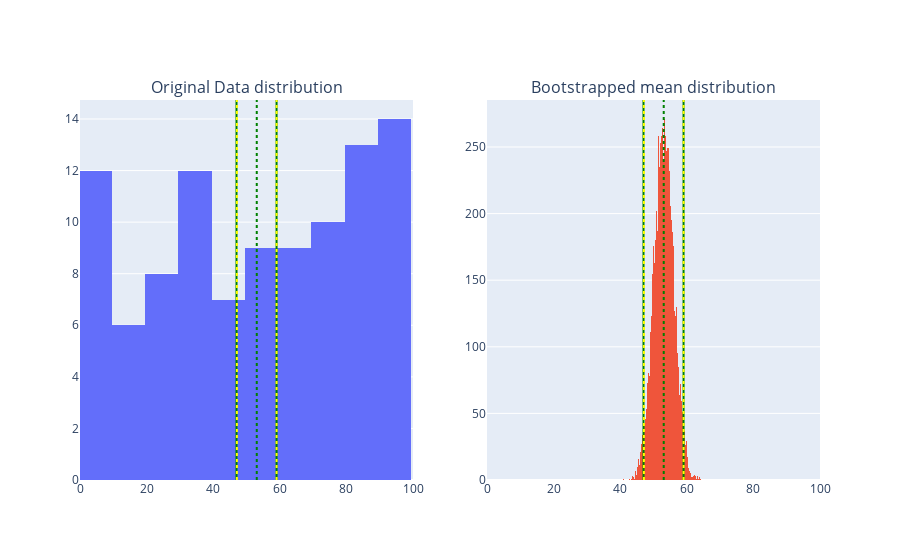

Notebook code for this chart:
### Markdown cell above
## 4. The "Pre-lecture" video (above) mentioned that bootstrap confidence intervals could apply to other statistics of the sample, such as the "median". Work with a ChatBot to create code to produce a 95% bootstrap confidence interval for a population mean based on a sample that you have and comment the code to demonstrate how the code can be changed to produce a 95% bootstrap confidence interval for different population parameter (other than the population mean, such as the population median).

Session link with ChatGPT: https://chatgpt.com/share/66f9e917-13fc-8012-ade7-59835d582b6e

### Code cell
import pandas as pd
import numpy as np
import plotly.express as px
from plotly.subplots import make_subplots
import plotly.graph_objects as go

# Set the size and range of the original sample
sample_size = 100
value_range = [0, 100]

# Generate the original data using parameters above
original_sample = np.random.choice(value_range[1], sample_size) - value_range[0]

# Set the number of bootstrapping repetitions
bootstrap_amount = 10000
bootstrapped_data = np.array([])
for _ in range(bootstrap_amount):
    # Create a bootstrapped population sampling from the orignal data with replacement
    bootstrapped_sample = np.random.choice(original_sample, sample_size)
    bootstrapped_data = np.append(bootstrapped_data, bootstrapped_sample.mean()) # Here you can change the value you are attempting to calculate
    # Example: bootstrapped_data = np.append(bootstrapped_data, bootstrapped_sample.median())

fig = make_subplots(rows=1, cols=2, subplot_titles=("Original Data distribution", "Bootstrapped mean distribution"))

fig.add_trace(go.Histogram(x=original_sample), row=1, col=1)
fig.add_trace(go.Histogram(x=bootstrapped_data), row=1, col=2)

# Add vertical lines indicating the mean of each set of data
fig.add_vline(original_sample.mean(), line_dash="dot", line_color="green", row=1, col=1)
fig.add_vline(bootstrapped_data.mean(), line_dash="dot", line_color="green", row=1, col=2)

# Use np.quantile to find the inner 95% of the bootstrapped means and add solid green vertical lines to both graphs
# On the bootstrapped distribution graph, these lines indicate where 2.5% and 97.5% of the data lie before
# On the original distribution, these lines indicate the 95% confidence interval for the mean
fig.add_vline(np.quantile(bootstrapped_data, 0.025), line_dash="solid", line_color="green")
fig.add_vline(np.quantile(bootstrapped_data, 0.975), line_dash="solid", line_color="green")

# Using the SEM to estimate the 95% confidence interval instead of using np.quantile
sem = original_sample.std() / (sample_size ** 0.5)
fig.add_vline(original_sample.mean() + 1.96 * sem, line_dash="dot", line_color="yellow")
fig.add_vline(original_sample.mean() - 1.96 * sem, line_dash="dot", line_color="yellow")

fig.update_layout(showlegend=False)

fig.update_xaxes(range=value_range)
fig.show()

### Figure 1 — Plotly figure (JSON) as saved in the notebook; plotly's stock layout.template omitted (floating-point values rounded to 4 significant figures; data arrays with more than 128 entries replaced by an {"elided": "..."} marker saying what was removed)
{"data": [{"type": "histogram", "x": [34, 58, 2, 77, 35, 96, 44, 64, 24, 39, 4, 25, 33, 61, 64, 75, 37, 22, 9, 95, 92, 70, 55, 43, 85, 11, 22, 43, 17, 48, 90, 23, 12, 48, 69, 80, 4, 96, 37, 90, 86, 86, 79, 84, 40, 93, 29, 81, 93, 78, 18, 67, 89, 4, 71, 74, 12, 38, 97, 54, 82, 97, 86, 14, 1, 27, 66, 36, 47, 50, 99, 81, 2, 38, 56, 30, 0, 90, 99, 52, 70, 69, 6, 64, 82, 36, 23, 79, 65, 79, 3, 56, 82, 58, 54, 35, 4, 91, 4, 89], "xaxis": "x", "yaxis": "y"}, {"type": "histogram", "x": {"elided": "10000 float values"}, "xaxis": "x2", "yaxis": "y2"}], "layout": {"annotations": [{"font": {"size": 16}, "showarrow": false, "text": "Original Data distribution", "x": 0.225, "xanchor": "center", "xref": "paper", "y": 1, "yanchor": "bottom", "yref": "paper"}, {"font": {"size": 16}, "showarrow": false, "text": "Bootstrapped mean distribution", "x": 0.775, "xanchor": "center", "xref": "paper", "y": 1, "yanchor": "bottom", "yref": "paper"}], "shapes": [{"line": {"color": "green", "dash": "dot"}, "type": "line", "x0": 53.08, "x1": 53.08, "xref": "x", "y0": 0, "y1": 1, "yref": "y domain"}, {"line": {"color": "green", "dash": "dot"}, "type": "line", "x0": 53.07, "x1": 53.07, "xref": "x2", "y0": 0, "y1": 1, "yref": "y2 domain"}, {"line": {"color": "green", "dash": "solid"}, "type": "line", "x0": 47, "x1": 47, "xref": "x", "y0": 0, "y1": 1, "yref": "y domain"}, {"line": {"color": "green", "dash": "solid"}, "type": "line", "x0": 47, "x1": 47, "xref": "x2", "y0": 0, "y1": 1, "yref": "y2 domain"}, {"line": {"color": "green", "dash": "solid"}, "type": "line", "x0": 59.03, "x1": 59.03, "xref": "x", "y0": 0, "y1": 1, "yref": "y domain"}, {"line": {"color": "green", "dash": "solid"}, "type": "line", "x0": 59.03, "x1": 59.03, "xref": "x2", "y0": 0, "y1": 1, "yref": "y2 domain"}, {"line": {"color": "yellow", "dash": "dot"}, "type": "line", "x0": 59.04, "x1": 59.04, "xref": "x", "y0": 0, "y1": 1, "yref": "y domain"}, {"line": {"color": "yellow", "dash": "dot"}, "type": "line", "x0": 59.04, "x1": 59.04, "xref": "x2", "y0": 0, "y1": 1, "yref": "y2 domain"}, {"line": {"color": "yellow", "dash": "dot"}, "type": "line", "x0": 47.12, "x1": 47.12, "xref": "x", "y0": 0, "y1": 1, "yref": "y domain"}, {"line": {"color": "yellow", "dash": "dot"}, "type": "line", "x0": 47.12, "x1": 47.12, "xref": "x2", "y0": 0, "y1": 1, "yref": "y2 domain"}], "showlegend": false, "xaxis": {"anchor": "y", "domain": [0, 0.45], "range": [0, 100]}, "xaxis2": {"anchor": "y2", "domain": [0.55, 1], "range": [0, 100]}, "yaxis": {"anchor": "x", "domain": [0, 1]}, "yaxis2": {"anchor": "x2", "domain": [0, 1]}}}
